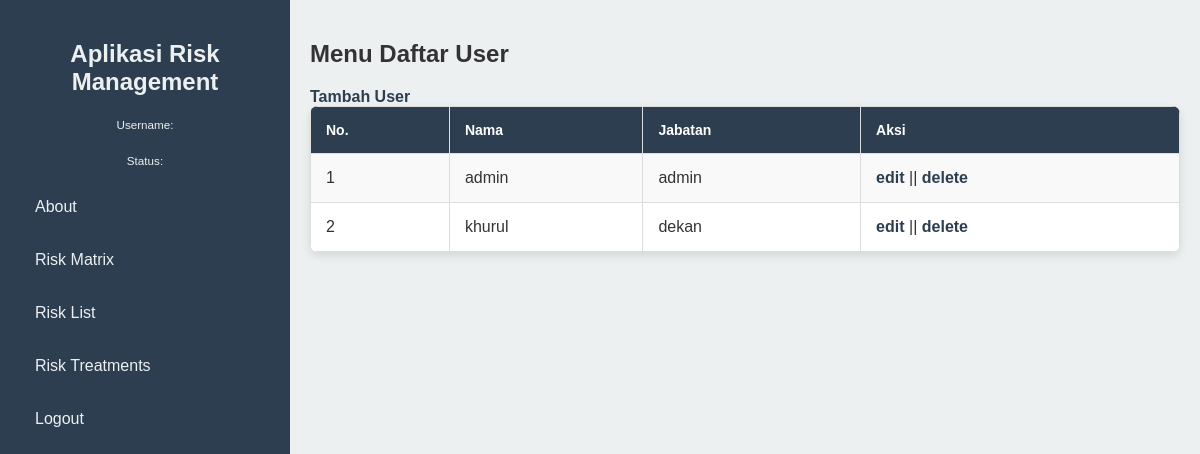
Before: /menu_add_user/daftar_user.php with the older database file.
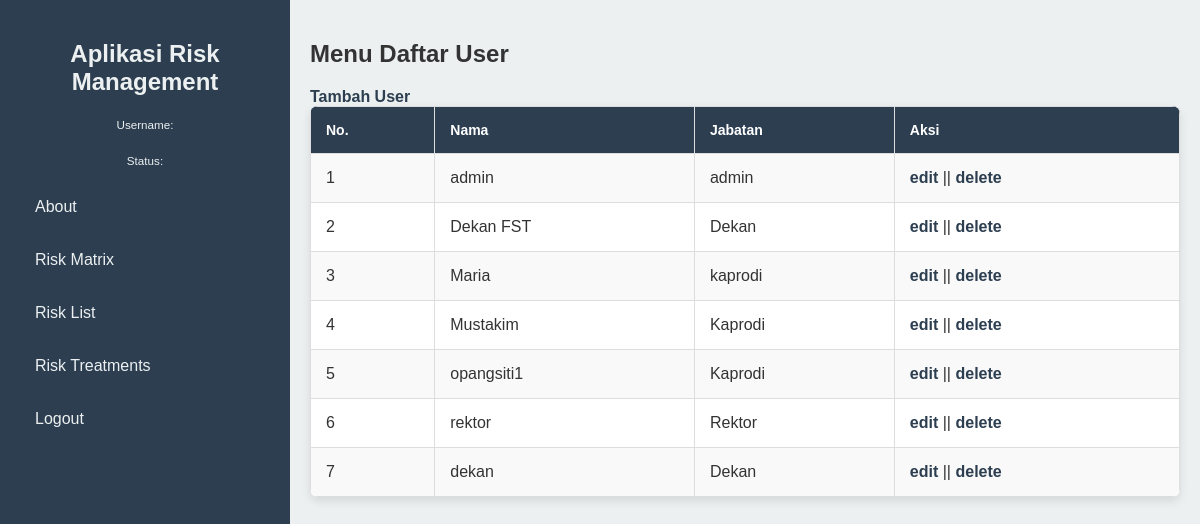
After: the same page with the newer database file.
### tables this page shows
CREATE TABLE `user` (
  `id` int NOT NULL,
  `username` varchar(255) NOT NULL,
  `password` varchar(255) NOT NULL,
  `nama` varchar(255) NOT NULL,
  `status` varchar(20) NOT NULL
);

### util/user.php (called while the page is built, shortened)
<?php
class User{
    private $conn;
    public function __construct($conn)
    {
        $this->conn = $conn;
    }
    public function data(){
        $query = "SELECT * FROM user ";
        $result = mysqli_query($this->conn, $query);
        $rows = [];
        while($row = mysqli_fetch_assoc($result)){
            $rows[] = $row;
        }
        return $rows;
    }
}

### menu_add_user/daftar_user.php (the view, shortened to what this page needs)
<?php
require_once '../conn.php';
require_once '../util/user.php';
$user = new User($conn);
$data_user = $user-> data();
?>
<!DOCTYPE html>
<html lang="id">
<head>
    <link rel="stylesheet" href="../css/dashboard.css">
    <link rel="stylesheet" href="../css/daftar_user.css">
</head>
<body>
<div class="dashboard-container">
        <div class="sidebar">
            <h2>Aplikasi Risk Management</h2>
            <p><small>Username: <?php echo $_SESSION['nama']; ?></small></p>
            <p><small>Status: <?php echo $_SESSION['status']; ?></small></p>
            <ul class="sidebar-menu">
                <li><a href="../menu_halaman/about.php">About</a></li>
                <li><a href="../menu_halaman/riskMatrix.php">Risk Matrix</a></li>
                <li><a href="../menu_halaman/riskList.php">Risk List</a></li>
                <li><a href="../menu_halaman/riskTreatments.php">Risk Treatments</a></li>
                <li><a href="../logout.php">Logout</a></li>
            </ul>
        </div>
        <div class="main-content">
            <h2>Menu Daftar User</h2>
            <a href="tambah_user.php">Tambah User</a>
        <table>
            <tr>
                <th>No.</th>
                <th>Nama</th>
                <th>Jabatan</th>
                <th>Aksi</th>
            </tr>
            <?php $i = 1; ?>
            <?php foreach($data_user as $row): ?>
            <tr>
                <td><?= $i ?></td>
                <td><?= $row["nama"];?></td>
                <td><?= $row["status"];?></td>
                <td><a href="edit_user.php?id=<?= $row["id"];?>">edit</a> || <a href="delete_user.php?id=<?= $row["id"];?>">delete</a></td>
            </tr>
            <?php $i++?>
            <?php endforeach; ?>
        </table>
        </div>
    </div>
</body>
</html>

### css/dashboard.css (style rules this page uses)
body { margin: 0; padding: 0; font-family: Arial, sans-serif; color: black; }
.dashboard-container { display: flex; min-height: 100vh; background-color: aqua; }
.sidebar { width: 250px; min-width: 250px; background-color: #2c3e50; color: #ecf0f1; padding: 20px; box-shadow: 2px 0 5px rgba(0, 0, 0, 0.1); flex-shrink: 0; }
.sidebar h2 { text-align: center; margin-bottom: 20px; }
.sidebar p { text-align: center; font-size: 14px; margin-bottom: 20px; }
.sidebar-menu { list-style: none; padding: 0; }
.sidebar-menu li { margin: 15px 0; }
.sidebar-menu a { text-decoration: none; color: #ecf0f1; display: block; padding: 10px 15px; border-radius: 5px; transition: background-color 0.3s; }
.main-content { flex: 1; padding: 20px; background-color: #ecf0f1; overflow-x: auto; }

### css/daftar_user.css (style rules this page uses)
body { font-family: Arial, sans-serif; margin: 0; padding: 0; background-color: #f4f4f9; color: #333; }
.main-content { flex: 1; padding: 20px; overflow-y: auto; }
h2 { margin-bottom: 20px; }
.main-content a { text-decoration: none; color: #2c3e50; font-weight: bold; }
table { width: 100%; border-collapse: collapse; background-color: #fff; box-shadow: 0 4px 10px rgba(0, 0, 0, 0.1); border-radius: 8px; overflow: hidden; }
table th, table td { padding: 15px; text-align: left; border: 1px solid #ddd; }
table th { background-color: #2c3e50; color: #fff; font-size: 14px; }
table tr:nth-child(even) { background-color: #f9f9f9; }

Changed rows visible on the page:
changed user: nama "khurul" → "Dekan FST"; status "dekan" → "Dekan"
added user: nama "Maria", status "kaprodi"
added user: nama "Mustakim", status "Kaprodi"
added user: nama "opangsiti1", status "Kaprodi"
added user: nama "rektor", status "Rektor"
added user: nama "dekan", status "Dekan"
